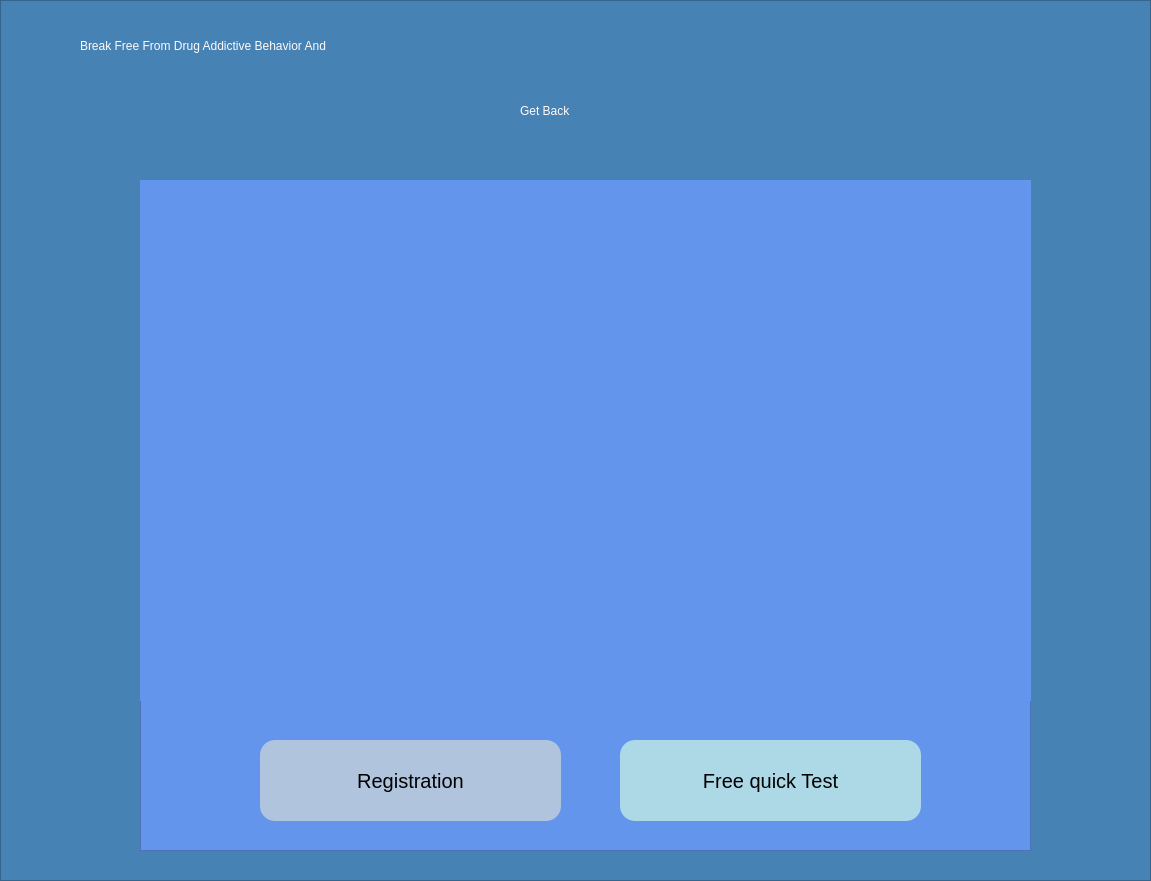
          <widget class="QFrame" name="frame">
           <property name="geometry">
            <rect>
             <x>0</x>
             <y>120</y>
             <width>1151</width>
             <height>881</height>
            </rect>
           </property>
           <property name="styleSheet">
            <string notr="true">background:#4682B4</string>
           </property>
           <property name="frameShape">
            <enum>QFrame::StyledPanel</enum>
           </property>
           <property name="frameShadow">
            <enum>QFrame::Raised</enum>
           </property>
           <widget class="QLabel" name="label">
            <property name="geometry">
             <rect>
              <x>80</x>
              <y>20</y>
              <width>1011</width>
              <height>51</height>
             </rect>
            </property>
            <property name="layoutDirection">
             <enum>Qt::LeftToRight</enum>
            </property>
            <property name="styleSheet">
             <string notr="true">
font: 36pt &quot;Times New Roman&quot;;



color:#FFFAFA</string>
            </property>
            <property name="text">
             <string>Break Free From Drug Addictive Behavior And</string>
            </property>
           </widget>
           <widget class="QLabel" name="label_2">
            <property name="geometry">
             <rect>
              <x>520</x>
              <y>80</y>
              <width>211</width>
              <height>61</height>
             </rect>
            </property>
            <property name="layoutDirection">
             <enum>Qt::LeftToRight</enum>
            </property>
            <property name="styleSheet">
             <string notr="true">font: 36pt &quot;Times New Roman&quot;;

color:#FFFAFA</string>
            </property>
            <property name="text">
             <string>Get Back</string>
            </property>
           </widget>
           <widget class="QLabel" name="label_animated">
            <property name="geometry">
             <rect>
              <x>710</x>
              <y>90</y>
              <width>301</width>
              <height>51</height>
             </rect>
            </property>
            <property name="layoutDirection">
             <enum>Qt::LeftToRight</enum>
            </property>
            <property name="styleSheet">
             <string notr="true"/>
            </property>
            <property name="text">
             <string/>
            </property>
           </widget>
           <widget class="QFrame" name="frame_2">
            <property name="geometry">
             <rect>
              <x>140</x>
              <y>180</y>
              <width>891</width>
              <height>671</height>
             </rect>
            </property>
            <property name="styleSheet">
             <string notr="true">background:#6495ED;</string>
            </property>
            <property name="frameShape">
             <enum>QFrame::StyledPanel</enum>
            </property>
            <property name="frameShadow">
             <enum>QFrame::Raised</enum>
            </property>
            <widget class="QGraphicsView" name="graphicsView_main">
             <property name="geometry">
              <rect>
               <x>-10</x>
               <y>0</y>
               <width>1311</width>
               <height>521</height>
              </rect>
             </property>
             <property name="styleSheet">
              <string notr="true">background: url(:/img/aaa.png);</string>
             </property>
             <property name="frameShape">
              <enum>QFrame::NoFrame</enum>
             </property>
            </widget>
            <widget class="QPushButton" name="registration_copy_button6">
             <property name="geometry">
              <rect>
               <x>120</x>
               <y>560</y>
               <width>301</width>
               <height>81</height>
              </rect>
             </property>
             <property name="styleSheet">
              <string notr="true">QPushButton
{
font-size:20px;
background:#B0C4DE;
border-radius:15px;
}

QPushButton:hover
{
color:white;
border-radius:20px;
background:rgb(85, 170, 255);
}</string>
             </property>
             <property name="text">
              <string>Registration</string>
             </property>
            </widget>
            <widget class="QPushButton" name="coppy_Button_Quick_Test">
             <property name="geometry">
              <rect>
               <x>480</x>
               <y>560</y>
               <width>301</width>
               <height>81</height>
              </rect>
             </property>
             <property name="styleSheet">
              <string notr="true">QPushButton
{
font-size:20px;
background:	#ADD8E6;
border-radius:15px;
}

QPushButton:hover
{
color:white;
border-radius:20px;
background:rgb(85, 170, 255);
}</string>
             </property>
             <property name="text">
              <string>Free quick Test</string>
             </property>
            </widget>
           </widget>
          </widget>
